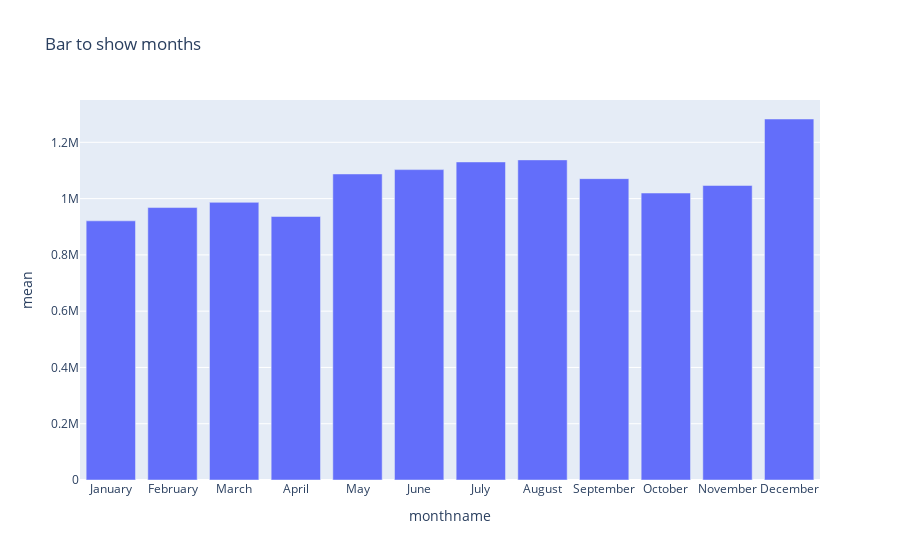

Source (notebook cell):
### Code cell
print(create_sum_df(footfalldf)['month'])
fig = px.bar(create_sum_df(footfalldf)['month'],
              title="Bar to show months",
             y='mean')

fig.show()

### Figure 1 — Plotly figure (JSON) as saved in the notebook; plotly's stock layout.template omitted (floating-point values rounded to 4 significant figures)
{"data": [{"alignmentgroup": "True", "hovertemplate": "monthname=%{x}<br>mean=%{y}<extra></extra>", "legendgroup": "", "marker": {"color": "#636efa"}, "name": "", "offsetgroup": "", "orientation": "v", "showlegend": false, "textposition": "auto", "type": "bar", "x": ["January", "February", "March", "April", "May", "June", "July", "August", "September", "October", "November", "December"], "xaxis": "x", "y": [921000.0, 968200.0, 986600.0, 936400.0, 1088000.0, 1103000.0, 1130000.0, 1138000.0, 1071000.0, 1020000.0, 1047000.0, 1282881], "yaxis": "y"}], "layout": {"barmode": "relative", "legend": {"tracegroupgap": 0}, "title": {"text": "Bar to show months"}, "xaxis": {"anchor": "y", "domain": [0, 1], "title": {"text": "monthname"}}, "yaxis": {"anchor": "x", "domain": [0, 1], "title": {"text": "mean"}}}}
